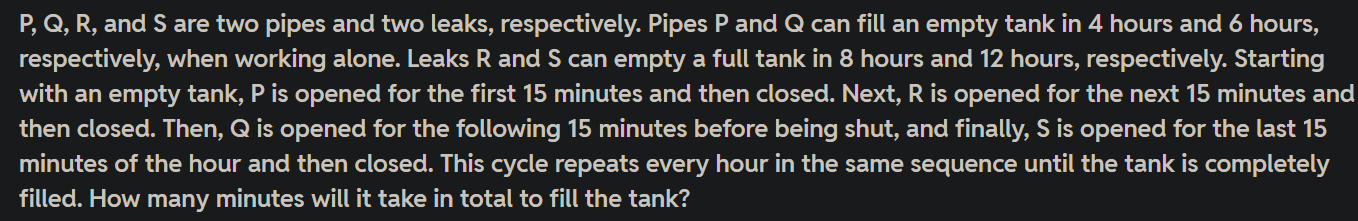
#> input picture OCR_modul/ocr_module/image.png, 1358 x 221 px
$ python -i preprocess.py   (imports and definitions only)
#> lines starting #> are read from the running program, lines starting #| are printed output that depends on the picture; after the words box and inside, x2 and y2 are one past the last pixel; in counts of white or black regions, pixels touching at a corner belong together
"""Image pre-processing to improve OCR accuracy (fully offline, OpenCV only)."""
from __future__ import annotations

import cv2
import numpy as np
from PIL import Image


def to_cv2(image) -> np.ndarray:
    """Accept a file path, PIL image, or numpy array and return a BGR/gray ndarray."""
    if isinstance(image, (str, bytes)) or hasattr(image, "__fspath__"):
        img = cv2.imread(str(image))
        if img is None:
            raise ValueError(f"Could not read image: {image}")
        return img
    if isinstance(image, Image.Image):
        return cv2.cvtColor(np.array(image.convert("RGB")), cv2.COLOR_RGB2BGR)
    if isinstance(image, np.ndarray):
        return image
    raise TypeError(f"Unsupported image type: {type(image)}")


def _deskew(gray: np.ndarray) -> np.ndarray:
    """Straighten slightly rotated scans."""
    inverted = cv2.bitwise_not(gray)
    _, bw = cv2.threshold(inverted, 0, 255, cv2.THRESH_BINARY | cv2.THRESH_OTSU)
    coords = cv2.findNonZero(bw)
    if coords is None or len(coords) < 50:
        return gray
    angle = cv2.minAreaRect(coords)[-1]
    # Normalise OpenCV's angle convention across versions
    if angle > 45:
        angle -= 90
    elif angle < -45:
        angle += 90
    if abs(angle) < 0.3 or abs(angle) > 15:  # ignore noise / implausible skew
        return gray
    h, w = gray.shape
    matrix = cv2.getRotationMatrix2D((w // 2, h // 2), angle, 1.0)
    return cv2.warpAffine(
        gray, matrix, (w, h), flags=cv2.INTER_CUBIC, borderMode=cv2.BORDER_REPLICATE
    )


def preprocess(image, min_height: int = 1000) -> np.ndarray:
    """grayscale -> upscale (if small) -> denoise -> deskew -> adaptive threshold."""
    img = to_cv2(image)
    gray = cv2.cvtColor(img, cv2.COLOR_BGR2GRAY) if img.ndim == 3 else img

    if gray.shape[0] < min_height:  # small images OCR poorly
        scale = min_height / gray.shape[0]
        gray = cv2.resize(gray, None, fx=scale, fy=scale, interpolation=cv2.INTER_CUBIC)

    gray = cv2.fastNlMeansDenoising(gray, None, h=15)
    gray = _deskew(gray)
    return cv2.adaptiveThreshold(
        gray, 255, cv2.ADAPTIVE_THRESH_GAUSSIAN_C, cv2.THRESH_BINARY, 31, 15
    )

>>> import cv2
>>> picture = cv2.imread('image.png')
#> picture is the input picture: shape (221, 1358, 3); mean B, G, R 51.7, 52.6, 51.8
>>> result = preprocess(picture)
#> in preprocess, `gray = cv2.resize(gray, None, fx=scale, fy=scale, interpolation=cv2.IN..`:
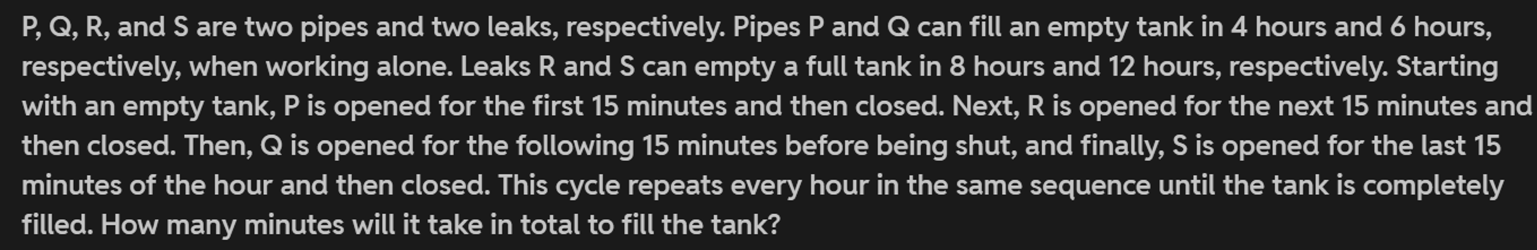
#> gray: shape (1000, 6145) (shown at 1/4 size); min 0, max 231, mean 52.6
#> in _deskew, `inverted = cv2.bitwise_not(gray)`:
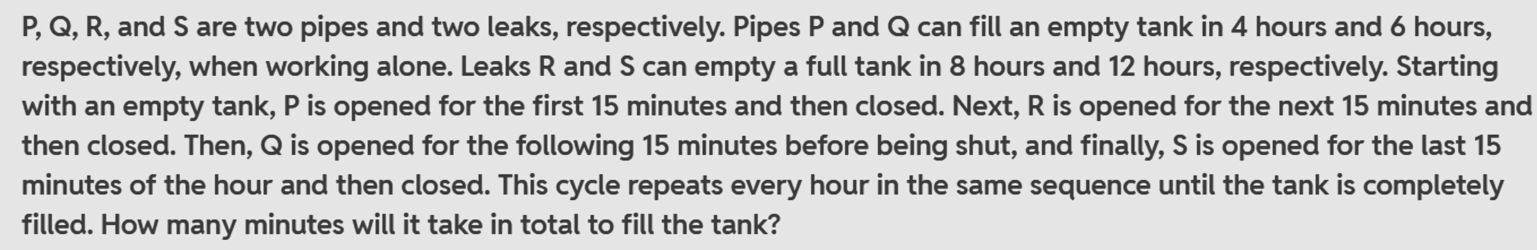
#> inverted: shape (1000, 6145) (shown at 1/4 size); min 31, max 255, mean 202.2
#> in _deskew, `_, bw = cv2.threshold(inverted, 0, 255, cv2.THRESH_BINARY | cv2.THRESH..`:
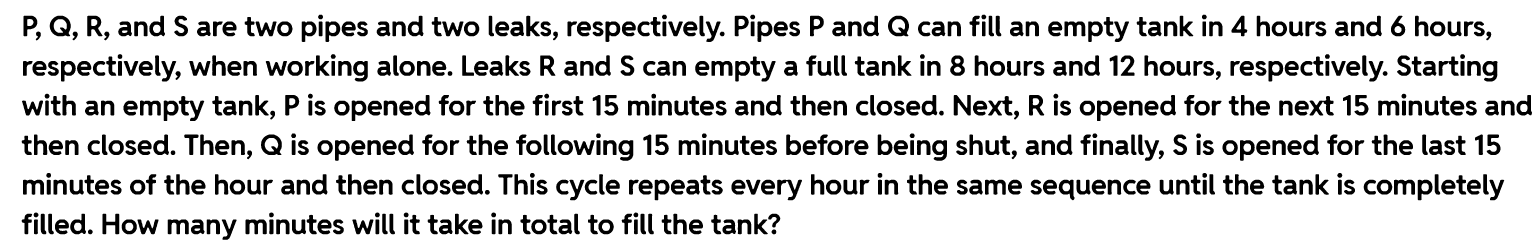
#> bw: shape (1000, 6145) (shown at 1/4 size); 83.7% white; 558 black regions, largest, box (x1, y1, x2, y2) and area: (715, 384, 817, 484) 3701, (3552, 63, 3636, 145) 3596, (199, 63, 283, 145) 3592
#> in _deskew, `coords = cv2.findNonZero(bw)`: coords = contour of 5144404 points, box (x1, y1, x2, y2) (0, 0, 6145, 1000), area 0
#> in _deskew, `angle = cv2.minAreaRect(coords)[-1]`: angle = -90
#> in _deskew, `angle += 90`: angle = 0
#> in preprocess, `return cv2.adaptiveThreshold( gray, 255, cv2.ADAPTIVE_THRESH_GAUSSIAN_..`:
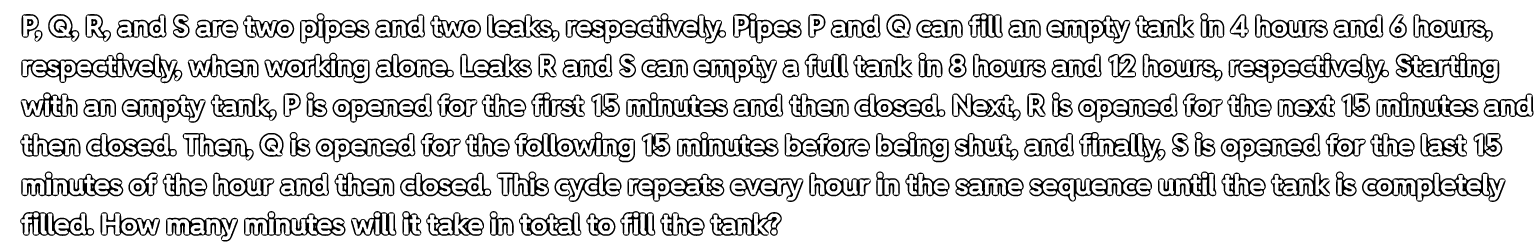
#> returned value: shape (1000, 6145) (shown at 1/4 size); 85.7% white; 312 black regions, largest, box (x1, y1, x2, y2) and area: (85, 211, 729, 333) 17957, (2263, 52, 2904, 174) 17762, (4914, 211, 5556, 333) 17683
